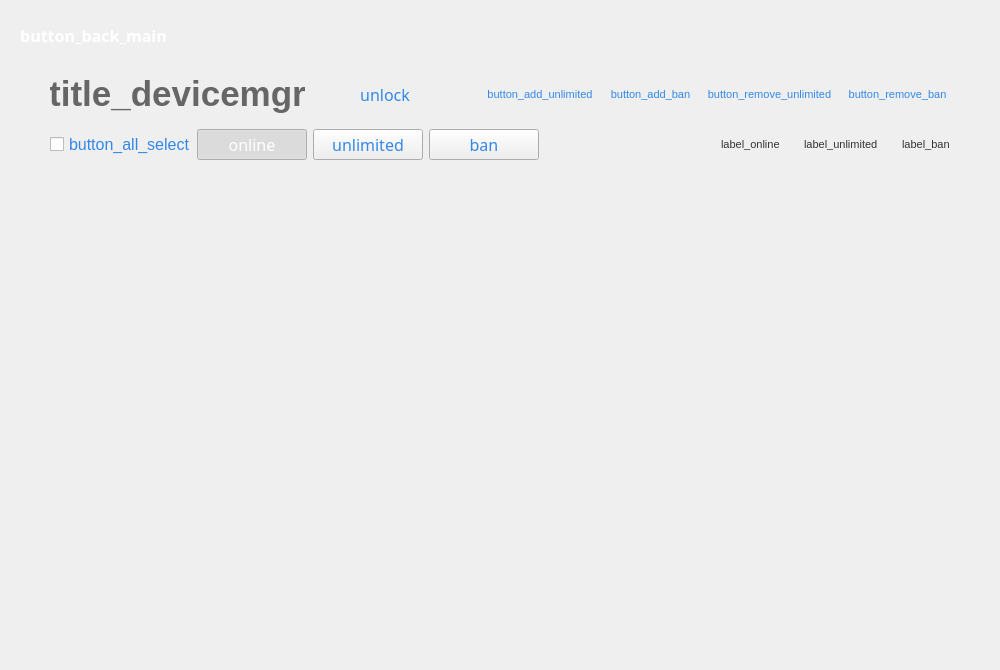
<?xml version="1.0" encoding="UTF-8"?>
<ui version="4.0">
 <class>DeviceManageWidget</class>
 <widget class="QWidget" name="DeviceManageWidget">
  <property name="geometry">
   <rect>
    <x>0</x>
    <y>0</y>
    <width>1000</width>
    <height>670</height>
   </rect>
  </property>
  <property name="windowTitle">
   <string notr="true">Form</string>
  </property>
  <property name="styleSheet">
   <string notr="true"/>
  </property>
  <layout class="QVBoxLayout" name="verticalLayout_6">
   <property name="spacing">
    <number>0</number>
   </property>
   <property name="leftMargin">
    <number>20</number>
   </property>
   <property name="topMargin">
    <number>20</number>
   </property>
   <property name="rightMargin">
    <number>20</number>
   </property>
   <property name="bottomMargin">
    <number>20</number>
   </property>
   <item>
    <layout class="QHBoxLayout" name="horizontalLayout_4">
     <property name="spacing">
      <number>10</number>
     </property>
     <property name="bottomMargin">
      <number>12</number>
     </property>
     <item>
      <widget class="QPushButton" name="backButton">
       <property name="minimumSize">
        <size>
         <width>82</width>
         <height>30</height>
        </size>
       </property>
       <property name="font">
        <font>
         <family>微软雅黑</family>
         <pointsize>12</pointsize>
         <weight>75</weight>
         <bold>true</bold>
        </font>
       </property>
       <property name="styleSheet">
        <string notr="true">QPushButton#backButton{
border:none;
color:white
}

QPushButton#backButton:hover{
color:#DDDDDD;
}</string>
       </property>
       <property name="text">
        <string>button_back_main</string>
       </property>
       <property name="icon">
        <iconset>
         <normalon>:/resource/icon/button_back.png</normalon>
        </iconset>
       </property>
       <property name="iconSize">
        <size>
         <width>20</width>
         <height>20</height>
        </size>
       </property>
      </widget>
     </item>
     <item>
      <spacer name="horizontalSpacer_4">
       <property name="orientation">
        <enum>Qt::Horizontal</enum>
       </property>
       <property name="sizeHint" stdset="0">
        <size>
         <width>40</width>
         <height>20</height>
        </size>
       </property>
      </spacer>
     </item>
    </layout>
   </item>
   <item>
    <widget class="QStackedWidget" name="buttonStackWidget">
     <property name="sizePolicy">
      <sizepolicy hsizetype="Preferred" vsizetype="Fixed">
       <horstretch>0</horstretch>
       <verstretch>0</verstretch>
      </sizepolicy>
     </property>
     <property name="currentIndex">
      <number>0</number>
     </property>
     <widget class="QWidget" name="deviceMgr">
      <layout class="QVBoxLayout" name="verticalLayout_7">
       <property name="spacing">
        <number>0</number>
       </property>
       <property name="leftMargin">
        <number>30</number>
       </property>
       <property name="topMargin">
        <number>0</number>
       </property>
       <property name="rightMargin">
        <number>30</number>
       </property>
       <property name="bottomMargin">
        <number>0</number>
       </property>
       <item>
        <layout class="QVBoxLayout" name="verticalLayout_2">
         <property name="spacing">
          <number>0</number>
         </property>
         <item>
          <layout class="QHBoxLayout" name="horizontalLayout">
           <property name="spacing">
            <number>10</number>
           </property>
           <item>
            <widget class="QLabel" name="titleMgrLabel">
             <property name="sizePolicy">
              <sizepolicy hsizetype="Preferred" vsizetype="Fixed">
               <horstretch>0</horstretch>
               <verstretch>0</verstretch>
              </sizepolicy>
             </property>
             <property name="minimumSize">
              <size>
               <width>180</width>
               <height>60</height>
              </size>
             </property>
             <property name="baseSize">
              <size>
               <width>180</width>
               <height>60</height>
              </size>
             </property>
             <property name="font">
              <font>
               <pointsize>26</pointsize>
               <weight>75</weight>
               <bold>true</bold>
              </font>
             </property>
             <property name="styleSheet">
              <string notr="true">color:#666666</string>
             </property>
             <property name="text">
              <string>title_devicemgr</string>
             </property>
             <property name="alignment">
              <set>Qt::AlignCenter</set>
             </property>
            </widget>
           </item>
           <item>
            <widget class="QLabel" name="splitterLabel_2">
             <property name="sizePolicy">
              <sizepolicy hsizetype="Fixed" vsizetype="Fixed">
               <horstretch>0</horstretch>
               <verstretch>0</verstretch>
              </sizepolicy>
             </property>
             <property name="minimumSize">
              <size>
               <width>10</width>
               <height>30</height>
              </size>
             </property>
             <property name="font">
              <font>
               <pointsize>16</pointsize>
              </font>
             </property>
             <property name="styleSheet">
              <string notr="true">QLabel#splitterLabel_2{
border-image: url(:/resource/icon/spliter.png);
}</string>
             </property>
             <property name="text">
              <string/>
             </property>
            </widget>
           </item>
           <item>
            <widget class="QToolButton" name="lockButton">
             <property name="minimumSize">
              <size>
               <width>100</width>
               <height>50</height>
              </size>
             </property>
             <property name="baseSize">
              <size>
               <width>100</width>
               <height>50</height>
              </size>
             </property>
             <property name="font">
              <font>
               <family>微软雅黑</family>
               <pointsize>12</pointsize>
              </font>
             </property>
             <property name="styleSheet">
              <string notr="true">QToolButton#lockButton{
border:none;
color:#3288E8;
}
</string>
             </property>
             <property name="text">
              <string notr="true">unlock</string>
             </property>
             <property name="icon">
              <iconset resource="../ClassroomCloud.qrc">
               <normaloff>:/resource/icon/button_unlock_nomal.png</normaloff>
               <normalon>:/resource/icon/button_lock_nomal.png</normalon>:/resource/icon/button_unlock_nomal.png</iconset>
             </property>
             <property name="iconSize">
              <size>
               <width>35</width>
               <height>35</height>
              </size>
             </property>
             <property name="checkable">
              <bool>true</bool>
             </property>
             <property name="toolButtonStyle">
              <enum>Qt::ToolButtonTextBesideIcon</enum>
             </property>
            </widget>
           </item>
           <item>
            <spacer name="horizontalSpacer">
             <property name="orientation">
              <enum>Qt::Horizontal</enum>
             </property>
             <property name="sizeHint" stdset="0">
              <size>
               <width>40</width>
               <height>20</height>
              </size>
             </property>
            </spacer>
           </item>
           <item>
            <widget class="QToolButton" name="unlimitedButton">
             <property name="sizePolicy">
              <sizepolicy hsizetype="Fixed" vsizetype="Fixed">
               <horstretch>0</horstretch>
               <verstretch>0</verstretch>
              </sizepolicy>
             </property>
             <property name="minimumSize">
              <size>
               <width>65</width>
               <height>65</height>
              </size>
             </property>
             <property name="font">
              <font>
               <pointsize>8</pointsize>
              </font>
             </property>
             <property name="contextMenuPolicy">
              <enum>Qt::DefaultContextMenu</enum>
             </property>
             <property name="styleSheet">
              <string notr="true">QToolButton{
border:none;
color:#3288E8;
}

QToolButton:disabled{
border:none;
color:#DDDDDD;
}</string>
             </property>
             <property name="text">
              <string>button_add_unlimited</string>
             </property>
             <property name="icon">
              <iconset>
               <normalon>:/resource/icon/button_agree_nomal.png</normalon>
               <disabledon>:/resource/icon/button_agree_disable.png</disabledon>
              </iconset>
             </property>
             <property name="iconSize">
              <size>
               <width>40</width>
               <height>40</height>
              </size>
             </property>
             <property name="toolButtonStyle">
              <enum>Qt::ToolButtonTextUnderIcon</enum>
             </property>
            </widget>
           </item>
           <item>
            <widget class="QToolButton" name="banButton">
             <property name="sizePolicy">
              <sizepolicy hsizetype="Fixed" vsizetype="Fixed">
               <horstretch>0</horstretch>
               <verstretch>0</verstretch>
              </sizepolicy>
             </property>
             <property name="minimumSize">
              <size>
               <width>65</width>
               <height>65</height>
              </size>
             </property>
             <property name="font">
              <font>
               <pointsize>8</pointsize>
              </font>
             </property>
             <property name="contextMenuPolicy">
              <enum>Qt::DefaultContextMenu</enum>
             </property>
             <property name="styleSheet">
              <string notr="true">QToolButton{
border:none;
color:#3288E8;
}

QToolButton:disabled{
border:none;
color:#DDDDDD;
}</string>
             </property>
             <property name="text">
              <string>button_add_ban</string>
             </property>
             <property name="icon">
              <iconset>
               <normalon>:/resource/icon/button_cancel_nomal.png</normalon>
               <disabledon>:/resource/icon/button_cancel_disable.png</disabledon>
              </iconset>
             </property>
             <property name="iconSize">
              <size>
               <width>40</width>
               <height>40</height>
              </size>
             </property>
             <property name="toolButtonStyle">
              <enum>Qt::ToolButtonTextUnderIcon</enum>
             </property>
            </widget>
           </item>
           <item>
            <widget class="QToolButton" name="limitedButton">
             <property name="sizePolicy">
              <sizepolicy hsizetype="Fixed" vsizetype="Fixed">
               <horstretch>0</horstretch>
               <verstretch>0</verstretch>
              </sizepolicy>
             </property>
             <property name="minimumSize">
              <size>
               <width>65</width>
               <height>65</height>
              </size>
             </property>
             <property name="font">
              <font>
               <pointsize>8</pointsize>
              </font>
             </property>
             <property name="contextMenuPolicy">
              <enum>Qt::DefaultContextMenu</enum>
             </property>
             <property name="styleSheet">
              <string notr="true">QToolButton{
border:none;
color:#3288E8;
}

QToolButton:disabled{
border:none;
color:#DDDDDD;
}</string>
             </property>
             <property name="text">
              <string>button_remove_unlimited</string>
             </property>
             <property name="icon">
              <iconset>
               <normalon>:/resource/icon/button_remove_nomal.png</normalon>
               <disabledon>:/resource/icon/button_remove_disable.png</disabledon>
              </iconset>
             </property>
             <property name="iconSize">
              <size>
               <width>40</width>
               <height>40</height>
              </size>
             </property>
             <property name="toolButtonStyle">
              <enum>Qt::ToolButtonTextUnderIcon</enum>
             </property>
            </widget>
           </item>
           <item>
            <widget class="QToolButton" name="noBanButton">
             <property name="sizePolicy">
              <sizepolicy hsizetype="Fixed" vsizetype="Fixed">
               <horstretch>0</horstretch>
               <verstretch>0</verstretch>
              </sizepolicy>
             </property>
             <property name="minimumSize">
              <size>
               <width>65</width>
               <height>65</height>
              </size>
             </property>
             <property name="font">
              <font>
               <pointsize>8</pointsize>
              </font>
             </property>
             <property name="contextMenuPolicy">
              <enum>Qt::DefaultContextMenu</enum>
             </property>
             <property name="styleSheet">
              <string notr="true">QToolButton{
border:none;
color:#3288E8;
}

QToolButton:disabled{
border:none;
color:#DDDDDD;
}</string>
             </property>
             <property name="text">
              <string>button_remove_ban</string>
             </property>
             <property name="icon">
              <iconset>
               <normalon>:/resource/icon/button_remove_nomal.png</normalon>
               <disabledon>:/resource/icon/button_remove_disable.png</disabledon>
              </iconset>
             </property>
             <property name="iconSize">
              <size>
               <width>40</width>
               <height>40</height>
              </size>
             </property>
             <property name="toolButtonStyle">
              <enum>Qt::ToolButtonTextUnderIcon</enum>
             </property>
            </widget>
           </item>
          </layout>
         </item>
         <item>
          <layout class="QHBoxLayout" name="horizontalLayout_9">
           <property name="spacing">
            <number>6</number>
           </property>
           <item>
            <widget class="QCheckBox" name="allSelectButton">
             <property name="minimumSize">
              <size>
               <width>40</width>
               <height>35</height>
              </size>
             </property>
             <property name="font">
              <font>
               <family>Microsoft YaHei UI</family>
               <pointsize>12</pointsize>
              </font>
             </property>
             <property name="styleSheet">
              <string notr="true">QCheckBox {
color:#3288E8;    
border: none;
spacing:5px;
}
QCheckBox::indicator {
width: 30px;
height: 30px;
subcontrol-position: left center;
image: url(:/resource/icon/button_select null_nomal.png);
}
QCheckBox::indicator:checked {
image: url(:/resource/icon/button_select all_nomal.png);
}</string>
             </property>
             <property name="text">
              <string>button_all_select</string>
             </property>
             <property name="checkable">
              <bool>true</bool>
             </property>
            </widget>
           </item>
           <item>
            <widget class="QPushButton" name="filterOnlineButton">
             <property name="minimumSize">
              <size>
               <width>110</width>
               <height>30</height>
              </size>
             </property>
             <property name="font">
              <font>
               <family>微软雅黑</family>
               <pointsize>12</pointsize>
              </font>
             </property>
             <property name="styleSheet">
              <string notr="true">QPushButton{
border-width: 2px 15px 2px 15px;
border-image: url(:/resource/icon/button_filter_nomal.png) 2 15 2 15 repeat stretch;
color:#3288E8;
}

QPushButton:checked{
border-image: url(:/resource/icon/button_filter_selected.png) 2 15 2 15 repeat stretch;
color:white;
}

QPushButton:pressed{
border-image: url(:/resource/icon/button_filter_pressed.png) 2 15 2 15 repeat stretch;
}</string>
             </property>
             <property name="text">
              <string notr="true">online</string>
             </property>
             <property name="checkable">
              <bool>true</bool>
             </property>
             <property name="checked">
              <bool>true</bool>
             </property>
            </widget>
           </item>
           <item>
            <widget class="QPushButton" name="filterNoLimitButton">
             <property name="minimumSize">
              <size>
               <width>110</width>
               <height>30</height>
              </size>
             </property>
             <property name="baseSize">
              <size>
               <width>120</width>
               <height>50</height>
              </size>
             </property>
             <property name="font">
              <font>
               <family>微软雅黑</family>
               <pointsize>12</pointsize>
              </font>
             </property>
             <property name="styleSheet">
              <string notr="true">QPushButton{
border-width: 2px 15px 2px 15px;
border-image: url(:/resource/icon/button_filter_nomal.png) 2 15 2 15 repeat stretch;
color:#3288E8;
}

QPushButton:checked{
border-image: url(:/resource/icon/button_filter_selected.png) 2 15 2 15 repeat stretch;
color:white;
}

QPushButton:pressed{
border-image: url(:/resource/icon/button_filter_pressed.png) 2 15 2 15 repeat stretch;
}</string>
             </property>
             <property name="text">
              <string notr="true">unlimited</string>
             </property>
             <property name="checkable">
              <bool>true</bool>
             </property>
            </widget>
           </item>
           <item>
            <widget class="QPushButton" name="filterBanButton">
             <property name="minimumSize">
              <size>
               <width>110</width>
               <height>30</height>
              </size>
             </property>
             <property name="font">
              <font>
               <family>微软雅黑</family>
               <pointsize>12</pointsize>
              </font>
             </property>
             <property name="styleSheet">
              <string notr="true">QPushButton{
border-width: 2px 15px 2px 15px;
border-image: url(:/resource/icon/button_filter_nomal.png) 2 15 2 15 repeat stretch;
color:#3288E8;
}

QPushButton:checked{
border-image: url(:/resource/icon/button_filter_selected.png) 2 15 2 15 repeat stretch;
color:white;
}

QPushButton:pressed{
border-image: url(:/resource/icon/button_filter_pressed.png) 2 15 2 15 repeat stretch;
}</string>
             </property>
             <property name="text">
              <string notr="true">ban</string>
             </property>
             <property name="checkable">
              <bool>true</bool>
             </property>
            </widget>
           </item>
           <item>
            <spacer name="horizontalSpacer_3">
             <property name="orientation">
              <enum>Qt::Horizontal</enum>
             </property>
             <property name="sizeHint" stdset="0">
              <size>
               <width>0</width>
               <height>0</height>
              </size>
             </property>
            </spacer>
           </item>
           <item>
            <layout class="QHBoxLayout" name="horizontalLayout_3">
             <property name="spacing">
              <number>6</number>
             </property>
             <item>
              <widget class="QLabel" name="unlimitedIcon">
               <property name="sizePolicy">
                <sizepolicy hsizetype="Fixed" vsizetype="Fixed">
                 <horstretch>0</horstretch>
                 <verstretch>0</verstretch>
                </sizepolicy>
               </property>
               <property name="minimumSize">
                <size>
                 <width>12</width>
                 <height>12</height>
                </size>
               </property>
               <property name="maximumSize">
                <size>
                 <width>12</width>
                 <height>12</height>
                </size>
               </property>
               <property name="baseSize">
                <size>
                 <width>12</width>
                 <height>12</height>
                </size>
               </property>
               <property name="styleSheet">
                <string notr="true">border-image: url(:/resource/icon/item_status_online.png);</string>
               </property>
               <property name="text">
                <string/>
               </property>
              </widget>
             </item>
             <item>
              <widget class="QLabel" name="unlimitedLabel">
               <property name="font">
                <font>
                 <family>Microsoft YaHei UI</family>
                 <pointsize>8</pointsize>
                </font>
               </property>
               <property name="styleSheet">
                <string notr="true">color:#333333</string>
               </property>
               <property name="text">
                <string>label_online</string>
               </property>
              </widget>
             </item>
            </layout>
           </item>
           <item>
            <layout class="QHBoxLayout" name="horizontalLayout_7">
             <item>
              <widget class="QLabel" name="unlimitedIcon_2">
               <property name="sizePolicy">
                <sizepolicy hsizetype="Fixed" vsizetype="Fixed">
                 <horstretch>0</horstretch>
                 <verstretch>0</verstretch>
                </sizepolicy>
               </property>
               <property name="minimumSize">
                <size>
                 <width>12</width>
                 <height>12</height>
                </size>
               </property>
               <property name="maximumSize">
                <size>
                 <width>12</width>
                 <height>12</height>
                </size>
               </property>
               <property name="baseSize">
                <size>
                 <width>12</width>
                 <height>12</height>
                </size>
               </property>
               <property name="styleSheet">
                <string notr="true">border-image: url(:/resource/icon/item_status_unlimited.png);</string>
               </property>
               <property name="text">
                <string/>
               </property>
              </widget>
             </item>
             <item>
              <widget class="QLabel" name="unlimitedLabel_2">
               <property name="font">
                <font>
                 <family>Microsoft YaHei UI</family>
                 <pointsize>8</pointsize>
                </font>
               </property>
               <property name="styleSheet">
                <string notr="true">color:#333333</string>
               </property>
               <property name="text">
                <string>label_unlimited</string>
               </property>
              </widget>
             </item>
            </layout>
           </item>
           <item>
            <layout class="QHBoxLayout" name="horizontalLayout_8">
             <item>
              <widget class="QLabel" name="unlimitedIcon_3">
               <property name="sizePolicy">
                <sizepolicy hsizetype="Fixed" vsizetype="Fixed">
                 <horstretch>0</horstretch>
                 <verstretch>0</verstretch>
                </sizepolicy>
               </property>
               <property name="minimumSize">
                <size>
                 <width>12</width>
                 <height>12</height>
                </size>
               </property>
               <property name="maximumSize">
                <size>
                 <width>12</width>
                 <height>12</height>
                </size>
               </property>
               <property name="baseSize">
                <size>
                 <width>12</width>
                 <height>12</height>
                </size>
               </property>
               <property name="styleSheet">
                <string notr="true">border-image: url(:/resource/icon/item_status_ban.png);</string>
               </property>
               <property name="text">
                <string/>
               </property>
              </widget>
             </item>
             <item>
              <widget class="QLabel" name="unlimitedLabel_3">
               <property name="font">
                <font>
                 <family>Microsoft YaHei UI</family>
                 <pointsize>8</pointsize>
                </font>
               </property>
               <property name="styleSheet">
                <string notr="true">color:#333333</string>
               </property>
               <property name="text">
                <string>label_ban</string>
               </property>
              </widget>
             </item>
            </layout>
           </item>
          </layout>
         </item>
        </layout>
       </item>
      </layout>
     </widget>
     <widget class="QWidget" name="followDevice">
      <layout class="QVBoxLayout" name="verticalLayout_5">
       <property name="spacing">
        <number>0</number>
       </property>
       <property name="leftMargin">
        <number>30</number>
       </property>
       <property name="topMargin">
        <number>0</number>
       </property>
       <property name="rightMargin">
        <number>30</number>
       </property>
       <property name="bottomMargin">
        <number>0</number>
       </property>
       <item>
        <layout class="QHBoxLayout" name="horizontalLayout_2">
         <property name="spacing">
          <number>10</number>
         </property>
         <item>
          <widget class="QLabel" name="titleFollowLabel">
           <property name="sizePolicy">
            <sizepolicy hsizetype="Preferred" vsizetype="Fixed">
             <horstretch>0</horstretch>
             <verstretch>0</verstretch>
            </sizepolicy>
           </property>
           <property name="minimumSize">
            <size>
             <width>180</width>
             <height>60</height>
            </size>
           </property>
           <property name="baseSize">
            <size>
             <width>180</width>
             <height>60</height>
            </size>
           </property>
           <property name="font">
            <font>
             <family>微软雅黑</family>
             <pointsize>28</pointsize>
             <weight>75</weight>
             <bold>true</bold>
            </font>
           </property>
           <property name="styleSheet">
            <string notr="true">color:#666666</string>
           </property>
           <property name="text">
            <string>title_followmgr</string>
           </property>
           <property name="alignment">
            <set>Qt::AlignCenter</set>
           </property>
          </widget>
         </item>
         <item>
          <spacer name="horizontalSpacer_2">
           <property name="orientation">
            <enum>Qt::Horizontal</enum>
           </property>
           <property name="sizeHint" stdset="0">
            <size>
             <width>40</width>
             <height>20</height>
            </size>
           </property>
          </spacer>
         </item>
         <item>
          <widget class="QToolButton" name="doneBtn">
           <property name="sizePolicy">
            <sizepolicy hsizetype="Fixed" vsizetype="Fixed">
             <horstretch>0</horstretch>
             <verstretch>0</verstretch>
            </sizepolicy>
           </property>
           <property name="minimumSize">
            <size>
             <width>65</width>
             <height>65</height>
            </size>
           </property>
           <property name="font">
            <font>
             <family>微软雅黑</family>
             <pointsize>8</pointsize>
            </font>
           </property>
           <property name="contextMenuPolicy">
            <enum>Qt::DefaultContextMenu</enum>
           </property>
           <property name="styleSheet">
            <string notr="true">QToolButton{
border:none;
color:#3288E8;
}

QToolButton:disabled{
border:none;
color:#DDDDDD;
}</string>
           </property>
           <property name="text">
            <string>button_done</string>
           </property>
           <property name="icon">
            <iconset>
             <normalon>:/resource/icon/button_done_nomal.png</normalon>
            </iconset>
           </property>
           <property name="iconSize">
            <size>
             <width>40</width>
             <height>40</height>
            </size>
           </property>
           <property name="toolButtonStyle">
            <enum>Qt::ToolButtonTextUnderIcon</enum>
           </property>
          </widget>
         </item>
        </layout>
       </item>
       <item>
        <spacer name="verticalSpacer">
         <property name="orientation">
          <enum>Qt::Vertical</enum>
         </property>
         <property name="sizeHint" stdset="0">
          <size>
           <width>20</width>
           <height>34</height>
          </size>
         </property>
        </spacer>
       </item>
      </layout>
     </widget>
    </widget>
   </item>
   <item>
    <widget class="QStackedWidget" name="stackedWidget">
     <property name="currentIndex">
      <number>0</number>
     </property>
     <widget class="QWidget" name="listPage">
      <layout class="QVBoxLayout" name="verticalLayout">
       <item>
        <widget class="QListView" name="listView">
         <property name="styleSheet">
          <string notr="true">QListView {
background-color: transparent;
padding:0px 20px 20px 20px;
border:none;
}
</string>
         </property>
         <property name="verticalScrollBarPolicy">
          <enum>Qt::ScrollBarAsNeeded</enum>
         </property>
         <property name="horizontalScrollBarPolicy">
          <enum>Qt::ScrollBarAlwaysOff</enum>
         </property>
         <property name="editTriggers">
          <set>QAbstractItemView::NoEditTriggers</set>
         </property>
         <property name="selectionMode">
          <enum>QAbstractItemView::MultiSelection</enum>
         </property>
        </widget>
       </item>
      </layout>
     </widget>
     <widget class="QWidget" name="emptyPage">
      <layout class="QHBoxLayout" name="horizontalLayout_5">
       <property name="spacing">
        <number>0</number>
       </property>
       <property name="leftMargin">
        <number>0</number>
       </property>
       <property name="topMargin">
        <number>0</number>
       </property>
       <property name="rightMargin">
        <number>0</number>
       </property>
       <property name="bottomMargin">
        <number>0</number>
       </property>
       <item>
        <spacer name="horizontalSpacer_5">
         <property name="orientation">
          <enum>Qt::Horizontal</enum>
         </property>
         <property name="sizeHint" stdset="0">
          <size>
           <width>40</width>
           <height>20</height>
          </size>
         </property>
        </spacer>
       </item>
       <item>
        <layout class="QVBoxLayout" name="verticalLayout_3" stretch="1,0,0,2">
         <property name="spacing">
          <number>0</number>
         </property>
         <item>
          <spacer name="verticalSpacer_2">
           <property name="orientation">
            <enum>Qt::Vertical</enum>
           </property>
           <property name="sizeHint" stdset="0">
            <size>
             <width>20</width>
             <height>40</height>
            </size>
           </property>
          </spacer>
         </item>
         <item alignment="Qt::AlignHCenter|Qt::AlignVCenter">
          <widget class="QLabel" name="emptyIcon">
           <property name="sizePolicy">
            <sizepolicy hsizetype="Fixed" vsizetype="Fixed">
             <horstretch>0</horstretch>
             <verstretch>0</verstretch>
            </sizepolicy>
           </property>
           <property name="minimumSize">
            <size>
             <width>200</width>
             <height>200</height>
            </size>
           </property>
           <property name="maximumSize">
            <size>
             <width>200</width>
             <height>200</height>
            </size>
           </property>
           <property name="styleSheet">
            <string notr="true">QLabel{
	border-image: url(:/resource/icon/list_device_empty.png);
}</string>
           </property>
           <property name="text">
            <string/>
           </property>
          </widget>
         </item>
         <item>
          <widget class="QLabel" name="emptyLabel">
           <property name="font">
            <font>
             <family>Microsoft YaHei UI</family>
             <pointsize>20</pointsize>
             <weight>50</weight>
             <bold>false</bold>
            </font>
           </property>
           <property name="styleSheet">
            <string notr="true">color: #DDDDDD</string>
           </property>
           <property name="text">
            <string>label_empty_list</string>
           </property>
           <property name="alignment">
            <set>Qt::AlignCenter</set>
           </property>
          </widget>
         </item>
         <item>
          <spacer name="verticalSpacer_3">
           <property name="orientation">
            <enum>Qt::Vertical</enum>
           </property>
           <property name="sizeHint" stdset="0">
            <size>
             <width>20</width>
             <height>40</height>
            </size>
           </property>
          </spacer>
         </item>
        </layout>
       </item>
       <item>
        <spacer name="horizontalSpacer_6">
         <property name="orientation">
          <enum>Qt::Horizontal</enum>
         </property>
         <property name="sizeHint" stdset="0">
          <size>
           <width>40</width>
           <height>20</height>
          </size>
         </property>
        </spacer>
       </item>
      </layout>
     </widget>
     <widget class="QWidget" name="netErrorPage">
      <layout class="QHBoxLayout" name="horizontalLayout_6">
       <property name="spacing">
        <number>0</number>
       </property>
       <property name="leftMargin">
        <number>0</number>
       </property>
       <property name="topMargin">
        <number>0</number>
       </property>
       <property name="rightMargin">
        <number>0</number>
       </property>
       <property name="bottomMargin">
        <number>0</number>
       </property>
       <item>
        <spacer name="horizontalSpacer_7">
         <property name="orientation">
          <enum>Qt::Horizontal</enum>
         </property>
         <property name="sizeHint" stdset="0">
          <size>
           <width>40</width>
           <height>20</height>
          </size>
         </property>
        </spacer>
       </item>
       <item>
        <layout class="QVBoxLayout" name="verticalLayout_4" stretch="1,0,0,2">
         <property name="spacing">
          <number>6</number>
         </property>
         <item>
          <spacer name="verticalSpacer_4">
           <property name="orientation">
            <enum>Qt::Vertical</enum>
           </property>
           <property name="sizeHint" stdset="0">
            <size>
             <width>20</width>
             <height>40</height>
            </size>
           </property>
          </spacer>
         </item>
         <item alignment="Qt::AlignHCenter|Qt::AlignVCenter">
          <widget class="QLabel" name="netErrorIcon">
           <property name="sizePolicy">
            <sizepolicy hsizetype="Fixed" vsizetype="Fixed">
             <horstretch>0</horstretch>
             <verstretch>0</verstretch>
            </sizepolicy>
           </property>
           <property name="minimumSize">
            <size>
             <width>200</width>
             <height>150</height>
            </size>
           </property>
           <property name="maximumSize">
            <size>
             <width>200</width>
             <height>150</height>
            </size>
           </property>
           <property name="styleSheet">
            <string notr="true">QLabel{
	border-image: url(:/resource/icon/net_error.png);
}</string>
           </property>
           <property name="text">
            <string/>
           </property>
          </widget>
         </item>
         <item>
          <widget class="QLabel" name="netErrorLabel">
           <property name="font">
            <font>
             <family>Microsoft YaHei UI</family>
             <pointsize>20</pointsize>
             <weight>50</weight>
             <bold>false</bold>
            </font>
           </property>
           <property name="styleSheet">
            <string notr="true">color: #F3F3F3</string>
           </property>
           <property name="text">
            <string>label_network_error</string>
           </property>
           <property name="alignment">
            <set>Qt::AlignCenter</set>
           </property>
          </widget>
         </item>
         <item>
          <spacer name="verticalSpacer_5">
           <property name="orientation">
            <enum>Qt::Vertical</enum>
           </property>
           <property name="sizeHint" stdset="0">
            <size>
             <width>20</width>
             <height>40</height>
            </size>
           </property>
          </spacer>
         </item>
        </layout>
       </item>
       <item>
        <spacer name="horizontalSpacer_8">
         <property name="orientation">
          <enum>Qt::Horizontal</enum>
         </property>
         <property name="sizeHint" stdset="0">
          <size>
           <width>40</width>
           <height>20</height>
          </size>
         </property>
        </spacer>
       </item>
      </layout>
     </widget>
    </widget>
   </item>
  </layout>
 </widget>
 <resources>
  <include location="../ClassroomCloud.qrc"/>
 </resources>
 <connections/>
</ui>
